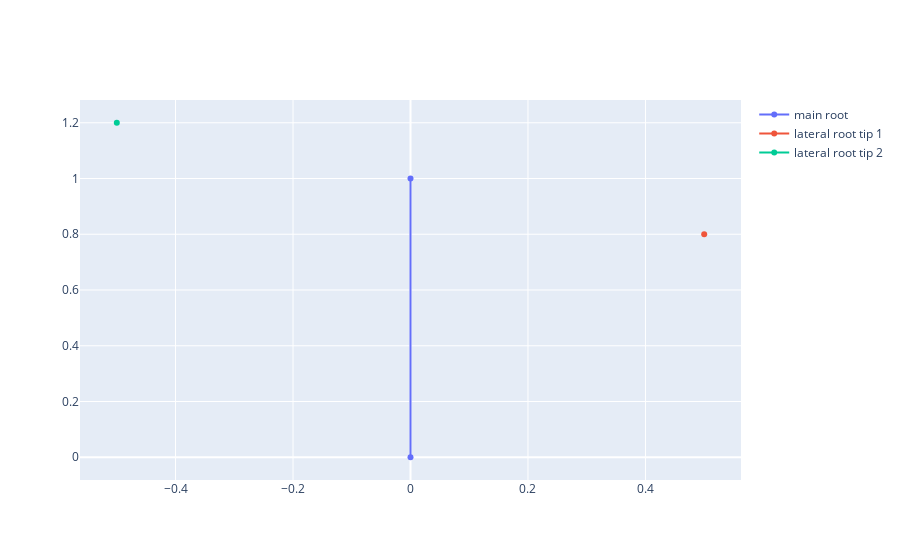

Notebook cell for this chart:
### Code cell
example_fig = go.Figure()
example_fig.add_trace(main)
example_fig.add_trace(pq)
example_fig.add_trace(pq2)

### Figure 1 — Plotly figure (JSON) as saved in the notebook; plotly's stock layout.template omitted (floating-point values rounded to 4 significant figures)
{"data": [{"name": "main root", "type": "scatter", "x": [0, 0], "y": [0, 1]}, {"name": "lateral root tip 1", "type": "scatter", "x": [0.5], "y": [0.8]}, {"name": "lateral root tip 2", "type": "scatter", "x": [-0.5], "y": [1.2]}], "layout": {"autosize": true, "xaxis": {"autorange": true, "range": [-0.5626, 0.5626], "type": "linear"}, "yaxis": {"autorange": true, "range": [-0.09903, 1.299], "type": "linear"}}}
